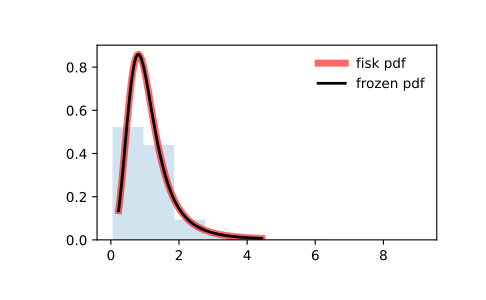

Write the Python code that produced this figure.
from scipy.stats import fisk
import matplotlib.pyplot as plt
fig, ax = plt.subplots(1, 1)

# Calculate the first four moments:

c = 3.09
mean, var, skew, kurt = fisk.stats(c, moments='mvsk')

# Display the probability density function (``pdf``):

x = np.linspace(fisk.ppf(0.01, c),
                fisk.ppf(0.99, c), 100)
ax.plot(x, fisk.pdf(x, c),
       'r-', lw=5, alpha=0.6, label='fisk pdf')

# Alternatively, the distribution object can be called (as a function)
# to fix the shape, location and scale parameters. This returns a "frozen"
# RV object holding the given parameters fixed.

# Freeze the distribution and display the frozen ``pdf``:

rv = fisk(c)
ax.plot(x, rv.pdf(x), 'k-', lw=2, label='frozen pdf')

# Check accuracy of ``cdf`` and ``ppf``:

vals = fisk.ppf([0.001, 0.5, 0.999], c)
np.allclose([0.001, 0.5, 0.999], fisk.cdf(vals, c))
# True

# Generate random numbers:

r = fisk.rvs(c, size=1000)

# And compare the histogram:

ax.hist(r, density=True, histtype='stepfilled', alpha=0.2)
ax.legend(loc='best', frameon=False)
plt.show()
